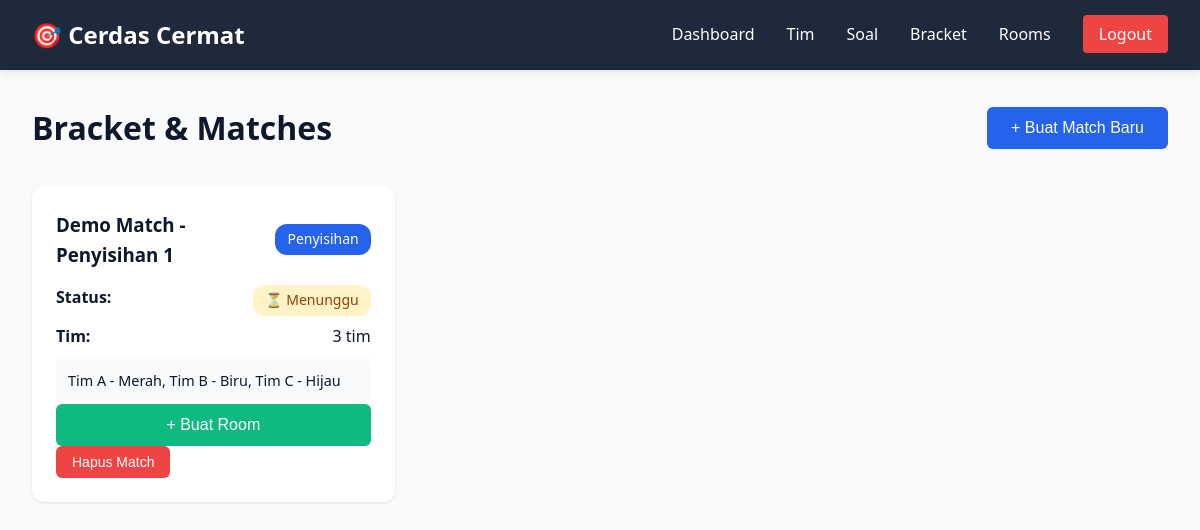
The app's page /admin/brackets.php (signed in) with its own data.
### tables this page shows
CREATE TABLE matches (
    id INT AUTO_INCREMENT PRIMARY KEY,
    name VARCHAR(100) NOT NULL,
    round VARCHAR(50) DEFAULT 'Penyisihan',
    status ENUM('waiting', 'running', 'finished') DEFAULT 'waiting',
    winner_team_id INT DEFAULT NULL,
    created_at TIMESTAMP DEFAULT CURRENT_TIMESTAMP,
    updated_at TIMESTAMP DEFAULT CURRENT_TIMESTAMP ON UPDATE CURRENT_TIMESTAMP,
    FOREIGN KEY (winner_team_id) REFERENCES teams(id) ON DELETE SET NULL
);

### config.php (called while the page is built, shortened)
<?php
$conn = new mysqli(DB_HOST, DB_USER, DB_PASS, DB_NAME);
$conn->set_charset("utf8mb4");
function query($sql)
{
    global $conn;
    $result = $conn->query($sql);
    return $result;
}
function fetch_all($sql)
{
    $result = query($sql);
    $data = [];
    while ($row = $result->fetch_assoc()) {
        $data[] = $row;
    }
    return $data;
}
?>

### admin/brackets.php (the view, shortened to what this page needs)
<?php
require_once '../config.php';
$matches = fetch_all("
    SELECT m.*,
           GROUP_CONCAT(t.name SEPARATOR ', ') as team_names,
           COUNT(DISTINCT mt.team_id) as team_count,
           r.code as room_code,
           tw.name as winner_name
    FROM matches m
    LEFT JOIN match_teams mt ON m.id = mt.match_id
    LEFT JOIN teams t ON mt.team_id = t.id
    LEFT JOIN rooms r ON m.id = r.match_id
    LEFT JOIN teams tw ON m.winner_team_id = tw.id
    GROUP BY m.id
    ORDER BY m.created_at DESC
");
?>
<!DOCTYPE html>
<html lang="id">
<head>
    <link rel="stylesheet" href="/assets/css/admin.css">
</head>
<body>
    <?php include 'includes/header.php'; ?>
    <div class="container">
        <div class="page-header">
            <h1>Bracket & Matches</h1>
            <button onclick="showCreateModal()" class="btn btn-primary">+ Buat Match Baru</button>
        </div>
        <div class="matches-grid">
            <?php foreach ($matches as $match): ?>
                <div class="match-card status-<?= $match['status'] ?>">
                    <div class="match-header">
                        <h3><?= htmlspecialchars($match['name']) ?></h3>
                        <span class="match-round"><?= htmlspecialchars($match['round']) ?></span>
                    </div>
                    <div class="match-info">
                        <div class="info-row">
                            <strong>Status:</strong>
                            <span class="badge badge-<?= $match['status'] ?>">
                                <?php
                                if ($match['status'] === 'waiting')
                                    echo '⏳ Menunggu';
                                elseif ($match['status'] === 'running')
                                    echo '▶️ Berlangsung';
                                else
                                    echo '✅ Selesai';
                                ?>
                            </span>
                        </div>
                        <div class="info-row">
                            <strong>Tim:</strong>
                            <span><?= $match['team_count'] ?> tim</span>
                        </div>
                        <div class="team-list">
                            <?= htmlspecialchars($match['team_names']) ?>
                        </div>
                    </div>
                    <div class="match-actions">
                        <?php if ($match['room_code']): ?>
                            <a href="/admin/room.php?code=<?= $match['room_code'] ?>" class="btn btn-primary btn-block">
                                🚪 Buka Room (<?= $match['room_code'] ?>)
                            </a>
                        <?php else: ?>
                            <form method="POST" action="" style="margin:0;">
                                <button type="submit" class="btn btn-success btn-block">
                                    + Buat Room
                                </button>
                            </form>
                        <?php endif; ?>
                        <?php if ($match['status'] === 'waiting'): ?>
                            <button onclick="deleteMatch(<?= $match['id'] ?>)" class="btn btn-danger btn-sm">
                                Hapus Match
                            </button>
                        <?php endif; ?>
                    </div>
                </div>
            <?php endforeach; ?>
        </div>
    </div>
</body>
</html>

### assets/css/admin.css (style rules this page uses)
* { margin: 0; padding: 0; box-sizing: border-box; }
:root { --primary: #2563eb; --primary-dark: #1e40af; --success: #10b981; --danger: #ef4444; --warning: #f59e0b; --secondary: #64748b; --bg: #f8fafc; --bg-dark: #1e293b; --text: #0f172a; --text-light: #64748b; --border: #e2e8f0; }
body { font-family: 'Segoe UI', Tahoma, Geneva, Verdana, sans-serif; background: var(--bg); color: var(--text); line-height: 1.6; }
.container { max-width: 1200px; margin: 0 auto; padding: 2rem; }
.page-header { display: flex; justify-content: space-between; align-items: center; margin-bottom: 2rem; }
.page-header h1 { font-size: 2rem; color: var(--text); }
.btn { display: inline-block; padding: 0.75rem 1.5rem; border: none; border-radius: 6px; font-size: 1rem; cursor: pointer; text-decoration: none; transition: all 0.3s; }
.btn-primary { background: var(--primary); color: white; }
.btn-success { background: var(--success); color: white; }
.btn-danger { background: var(--danger); color: white; }
.btn-sm { padding: 0.5rem 1rem; font-size: 0.875rem; }
.btn-block { display: block; width: 100%; text-align: center; }
.matches-grid { display: grid; grid-template-columns: repeat(auto-fill, minmax(350px, 1fr)); gap: 1.5rem; }
.match-card { background: white; padding: 1.5rem; border-radius: 12px; box-shadow: 0 1px 3px rgba(0, 0, 0, 0.1); }
.match-header { display: flex; justify-content: space-between; align-items: center; margin-bottom: 1rem; }
.match-round { background: var(--primary); color: white; padding: 0.25rem 0.75rem; border-radius: 12px; font-size: 0.875rem; }
.match-info .info-row { display: flex; justify-content: space-between; margin-bottom: 0.5rem; }
.team-list { background: var(--bg); padding: 0.75rem; border-radius: 6px; margin-top: 0.5rem; font-size: 0.9rem; }
.badge { padding: 0.25rem 0.75rem; border-radius: 12px; font-size: 0.875rem; }
.badge-waiting { background: #fef3c7; color: #92400e; }

### records on screen
matches: name "Demo Match - Penyisihan 1", round "Penyisihan", status "⏳ Menunggu", team_count "3", team_names "Tim A - Merah, Tim B - Biru, Tim C - Hijau"
